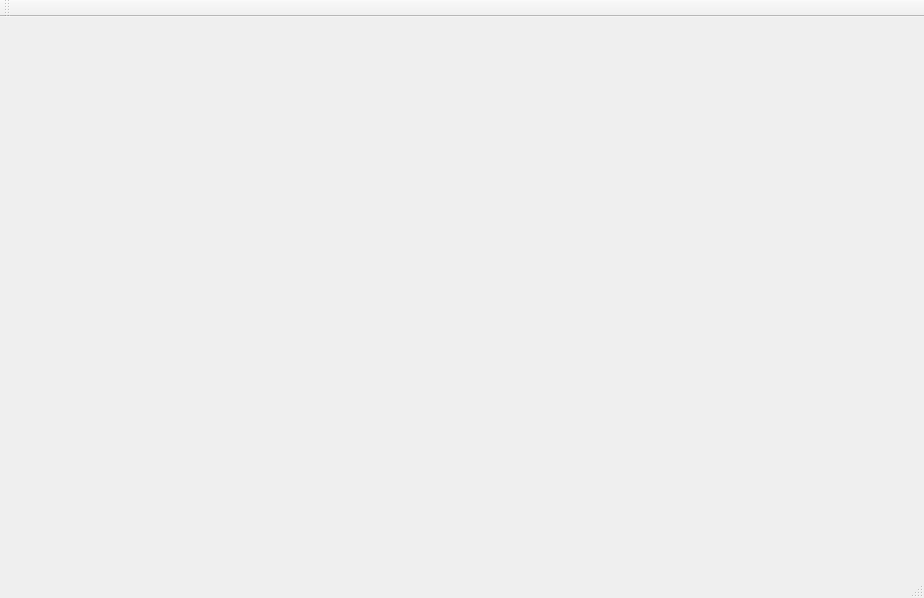
<?xml version="1.0" encoding="UTF-8"?>
<ui version="4.0">
 <class>MainWindow</class>
 <widget class="QMainWindow" name="MainWindow">
  <property name="geometry">
   <rect>
    <x>0</x>
    <y>0</y>
    <width>924</width>
    <height>598</height>
   </rect>
  </property>
  <property name="windowTitle">
   <string>MainWindow</string>
  </property>
  <widget class="QWidget" name="centralWidget"/>
  <widget class="QMenuBar" name="menuBar">
   <property name="geometry">
    <rect>
     <x>0</x>
     <y>0</y>
     <width>924</width>
     <height>26</height>
    </rect>
   </property>
  </widget>
  <widget class="QToolBar" name="mainToolBar">
   <attribute name="toolBarArea">
    <enum>TopToolBarArea</enum>
   </attribute>
   <attribute name="toolBarBreak">
    <bool>false</bool>
   </attribute>
  </widget>
  <widget class="QStatusBar" name="statusBar"/>
 </widget>
 <layoutdefault spacing="6" margin="11"/>
 <resources/>
 <connections/>
</ui>
